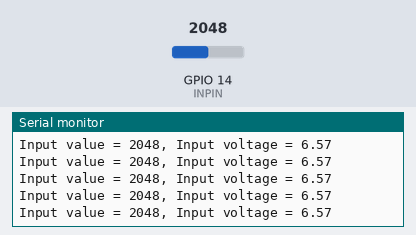
Bench run of a sketch on a simulated ESP32. Parts: the last lines printed to the serial monitor. Inputs (shaded band) come from the test bench; at power-on: GPIO 14 (INPIN) = 2048.

Above: at 1.2 s.
1.3 s: GPIO 14 (INPIN) set to 3042
At 1.36 s:
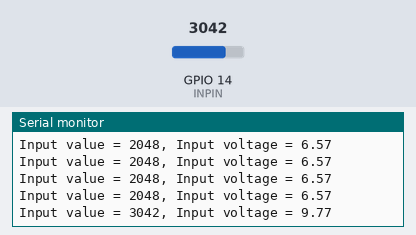
4.3 s: GPIO 14 (INPIN) set to 3186
At 4.31 s:
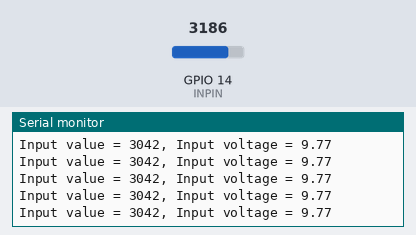
11.8 s: GPIO 14 (INPIN) set to 939
At 11.83 s:
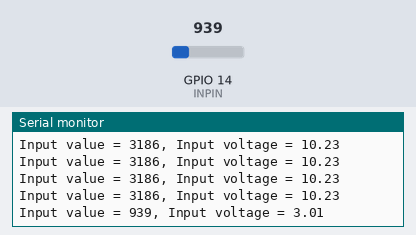
14.8 s: GPIO 14 (INPIN) set to 1025
At 14.87 s:
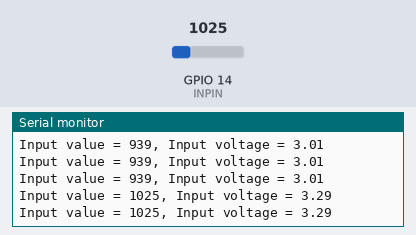
Timing chart, 0 to 17.8 s (numbered marks = the images above; inputs shaded):
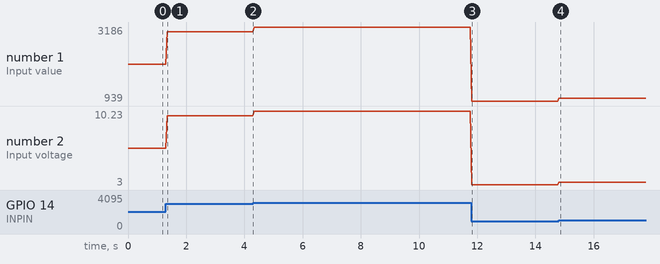

Measured:
- after the input at 1.3 s, the serial monitor: prints a new line at once (image 1)
- after the input at 11.8 s, the serial monitor: prints a new line at once (image 3)
- after the input at 14.8 s, the serial monitor: prints a new line at once (image 4)
- plotted number 1: 2048 → 3042 after the input at 1.3 s, 3042 → 3186 after the input at 4.3 s, 3186 → 939 after the input at 11.8 s, 939 → 1025 after the input at 14.8 s
- plotted number 2: 6.57 → 9.77 after the input at 1.3 s, 9.77 → 10.23 after the input at 4.3 s, 10.23 → 3.01 after the input at 11.8 s, 3.01 → 3 after the input at 14.8 s

The sketch:

L03_05_analog_input.ino
```cpp
/*
 * Project: Analog_Input
 * Description: Introduce Analog Read and Functions
 * Author: Brian A Rashap
 * Date: 11-Dec-2019
 */

// Connect the potentiometer between Vcc and GND
// Connect the middle pin of the potentiometer to Pin 14

const int INPIN = 14;
int inVal;
float voltage;

void setup() {
  Serial.begin(9600);
  while(!Serial);

  pinMode(INPIN, INPUT);
}

void loop() {
  inVal = analogRead(INPIN);
  voltage = in2volts(inVal);    // call function bits2volts
  Serial.printf("Input value = %03i, Input voltage = %0.2f\n",inVal,voltage);
}

float in2volts(int bitVal) {    // define function bits2volts
  float voltVal;
  voltVal = bitVal*(3.3/1028);
  return voltVal;                 // return volts value
}
```
